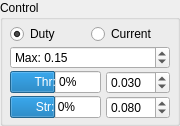
       <widget class="QGroupBox" name="groupBox_3">
        <property name="maximumSize">
         <size>
          <width>180</width>
          <height>16777215</height>
         </size>
        </property>
        <property name="title">
         <string>Control</string>
        </property>
        <layout class="QGridLayout" name="gridLayout_3">
         <property name="leftMargin">
          <number>4</number>
         </property>
         <property name="topMargin">
          <number>4</number>
         </property>
         <property name="rightMargin">
          <number>4</number>
         </property>
         <property name="bottomMargin">
          <number>4</number>
         </property>
         <property name="spacing">
          <number>2</number>
         </property>
         <item row="3" column="0">
          <widget class="QProgressBar" name="throttleBar">
           <property name="sizePolicy">
            <sizepolicy hsizetype="Fixed" vsizetype="Fixed">
             <horstretch>0</horstretch>
             <verstretch>0</verstretch>
            </sizepolicy>
           </property>
           <property name="minimum">
            <number>-100</number>
           </property>
           <property name="value">
            <number>0</number>
           </property>
           <property name="format">
            <string>Thr: %v%</string>
           </property>
          </widget>
         </item>
         <item row="4" column="0">
          <widget class="QProgressBar" name="steeringBar">
           <property name="sizePolicy">
            <sizepolicy hsizetype="Fixed" vsizetype="Fixed">
             <horstretch>0</horstretch>
             <verstretch>0</verstretch>
            </sizepolicy>
           </property>
           <property name="minimum">
            <number>-100</number>
           </property>
           <property name="value">
            <number>0</number>
           </property>
           <property name="format">
            <string>Str: %v%</string>
           </property>
          </widget>
         </item>
         <item row="1" column="0" colspan="2">
          <layout class="QHBoxLayout" name="horizontalLayout_6">
           <item>
            <widget class="QRadioButton" name="throttleDutyButton">
             <property name="text">
              <string>Duty</string>
             </property>
             <property name="checked">
              <bool>true</bool>
             </property>
            </widget>
           </item>
           <item>
            <widget class="QRadioButton" name="throttleCurrentButton">
             <property name="text">
              <string>Current</string>
             </property>
            </widget>
           </item>
          </layout>
         </item>
         <item row="2" column="0" colspan="2">
          <widget class="QDoubleSpinBox" name="throttleMaxBox">
           <property name="prefix">
            <string>Max: </string>
           </property>
           <property name="maximum">
            <double>1.000000000000000</double>
           </property>
           <property name="singleStep">
            <double>0.010000000000000</double>
           </property>
           <property name="value">
            <double>0.150000000000000</double>
           </property>
          </widget>
         </item>
         <item row="3" column="1">
          <widget class="QDoubleSpinBox" name="throttleGainBox">
           <property name="sizePolicy">
            <sizepolicy hsizetype="Fixed" vsizetype="Fixed">
             <horstretch>0</horstretch>
             <verstretch>0</verstretch>
            </sizepolicy>
           </property>
           <property name="toolTip">
            <string>Keyboard gain</string>
           </property>
           <property name="prefix">
            <string/>
           </property>
           <property name="decimals">
            <number>3</number>
           </property>
           <property name="singleStep">
            <double>0.005000000000000</double>
           </property>
           <property name="value">
            <double>0.030000000000000</double>
           </property>
          </widget>
         </item>
         <item row="4" column="1">
          <widget class="QDoubleSpinBox" name="steeringGainBox">
           <property name="toolTip">
            <string>Keyboard gain</string>
           </property>
           <property name="prefix">
            <string/>
           </property>
           <property name="decimals">
            <number>3</number>
           </property>
           <property name="singleStep">
            <double>0.005000000000000</double>
           </property>
           <property name="value">
            <double>0.080000000000000</double>
           </property>
          </widget>
         </item>
        </layout>
       </widget>
